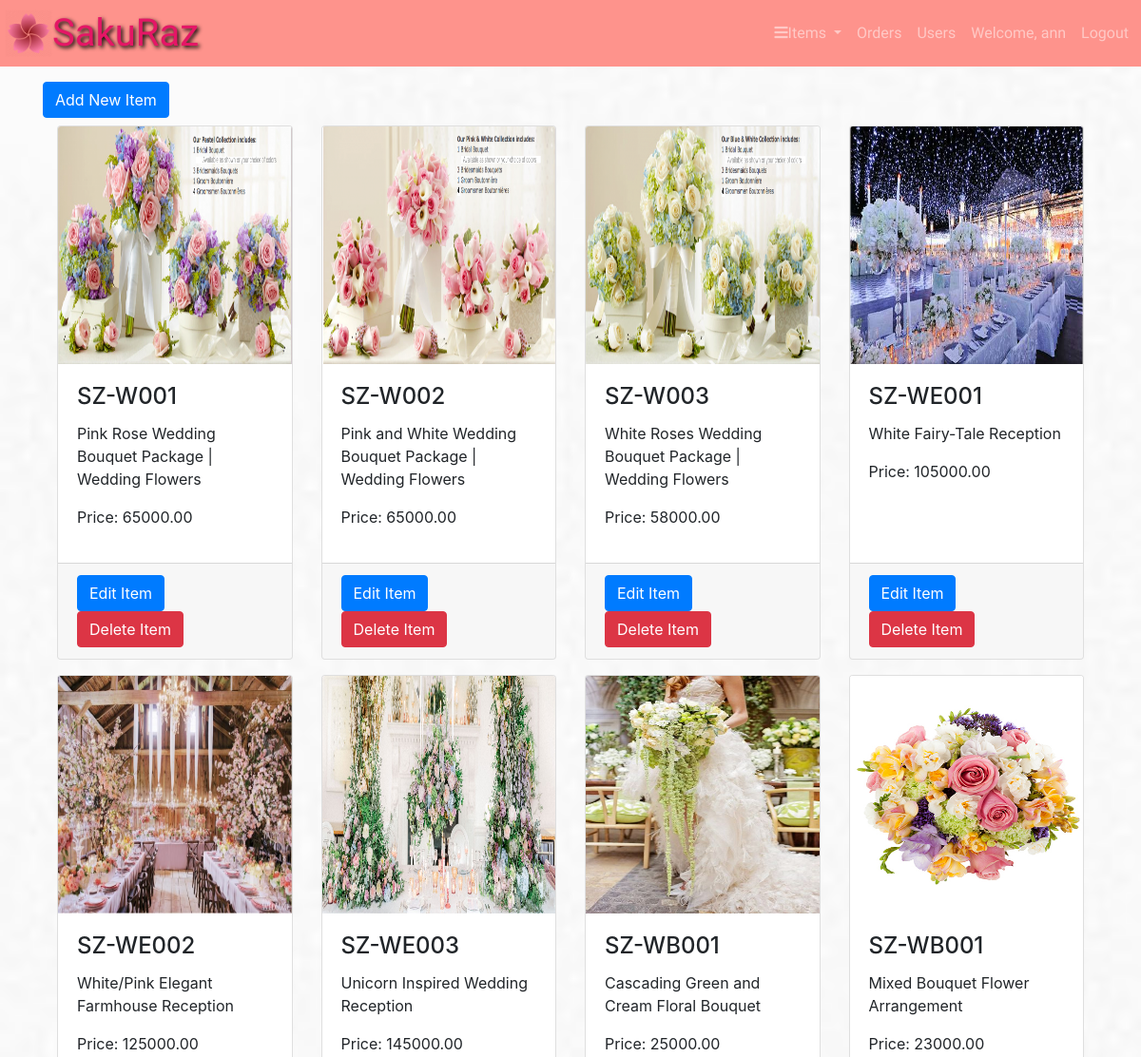
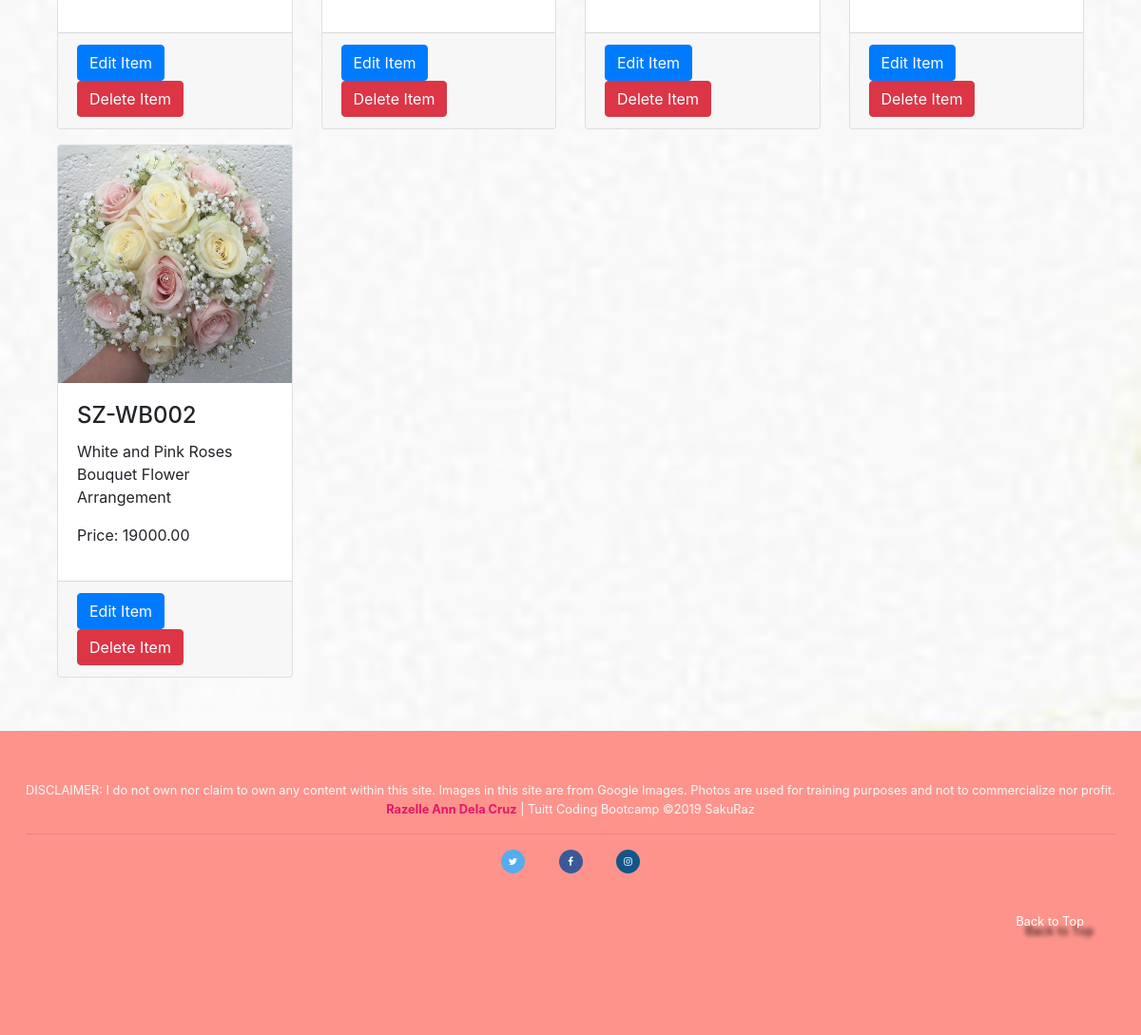
The page /app/views/event_items.php (signed in) on the database its author committed (2 pictures, top to bottom).
### tables this page shows
CREATE TABLE `event_items` (
  `id` int(11) NOT NULL,
  `name` varchar(255) NOT NULL,
  `description` varchar(255) NOT NULL,
  `price` decimal(18,2) DEFAULT NULL,
  `image_path` varchar(255) NOT NULL,
  `category_id` int(11) NOT NULL
);

### app/views/event_items.php (the view, shortened to what this page needs)
<?php require_once "../partials/template.php"; ?>
<?php
function get_page_content() {
	if(isset($_SESSION['user']) && $_SESSION['user']['roles_id'] ==1){
		global $conn;
?>
		<div class="container">
			<div class="row">
				<a href="./add_item_event.php" class="btn btn-primary">Add New Item</a>
			</div>
			<div class="row">
			<?php
				$sql = "SELECT * FROM event_items";
				$items = mysqli_query($conn, $sql);
				foreach ($items as $item) {
			?>
					<div class="col-sm-3 py-2">
						<div class="card h-100">
							<img src="<?php echo $item['image_path']; ?>" class="card-img-top" height="250">
							<div class="card-body">
								<h4 class="card-title"><?php echo $item['name']; ?></h4>
								<p class="card-text"><?php echo $item['description']; ?></p>
								<p class="card-text">Price: <?php echo $item['price']; ?></p>
							</div>
							<div class="card-footer">
								<a href="./edit_item_event.php?id=<?php echo $item['id']; ?>" class="btn btn-primary">Edit Item</a>
								<a href="../controllers/process_delete_item_event.php?id=<?php echo $item['id']; ?>" class="btn btn-danger">Delete Item</a>
							</div>
						</div>
					</div>
				<?php } ?>
			</div>
		</div>
	<?php }else{
		header("Location: ./error.php");
	} ?>
<?php } ?>

### app/assets/css/style.css (style rules this page uses)
* { padding: 0; margin: 0; box-sizing: border-box; }
.row { margin-left: 0; margin-right: 0; }
body { height: 100vh; background-image: url(../images/bg2.jpg); background-repeat: no-repeat; background-size: cover; background-attachment: fixed; background-position: center center; -webkit-background-size: cover; -moz-background-size: cover; -o-background-size: cover; }
img { pointer-events: none; }

### rows shown on the page
event_items: image_path (picture), name "SZ-W001", description "Pink Rose Wedding Bouquet Package | Wedding Flowers", price "65000.00"
event_items: image_path (picture), name "SZ-W002", description "Pink and White Wedding Bouquet Package | Wedding Flowers", price "65000.00"
event_items: image_path (picture), name "SZ-W003", description "White Roses Wedding Bouquet Package | Wedding Flowers", price "58000.00"
event_items: image_path (picture), name "SZ-WE001", description "White Fairy-Tale Reception", price "105000.00"
event_items: image_path (picture), name "SZ-WE002", description "White/Pink Elegant Farmhouse Reception", price "125000.00"
event_items: image_path (picture), name "SZ-WE003", description "Unicorn Inspired Wedding Reception", price "145000.00"
event_items: image_path (picture), name "SZ-WB001", description "Cascading Green and Cream Floral Bouquet", price "25000.00"
event_items: image_path (picture), name "SZ-WB001", description "Mixed Bouquet Flower Arrangement", price "23000.00"
event_items: image_path (picture), name "SZ-WB002", description "White and Pink Roses Bouquet Flower Arrangement", price "19000.00"

### other values the page prints
$_SESSION['user']['firstname'] "ann"
